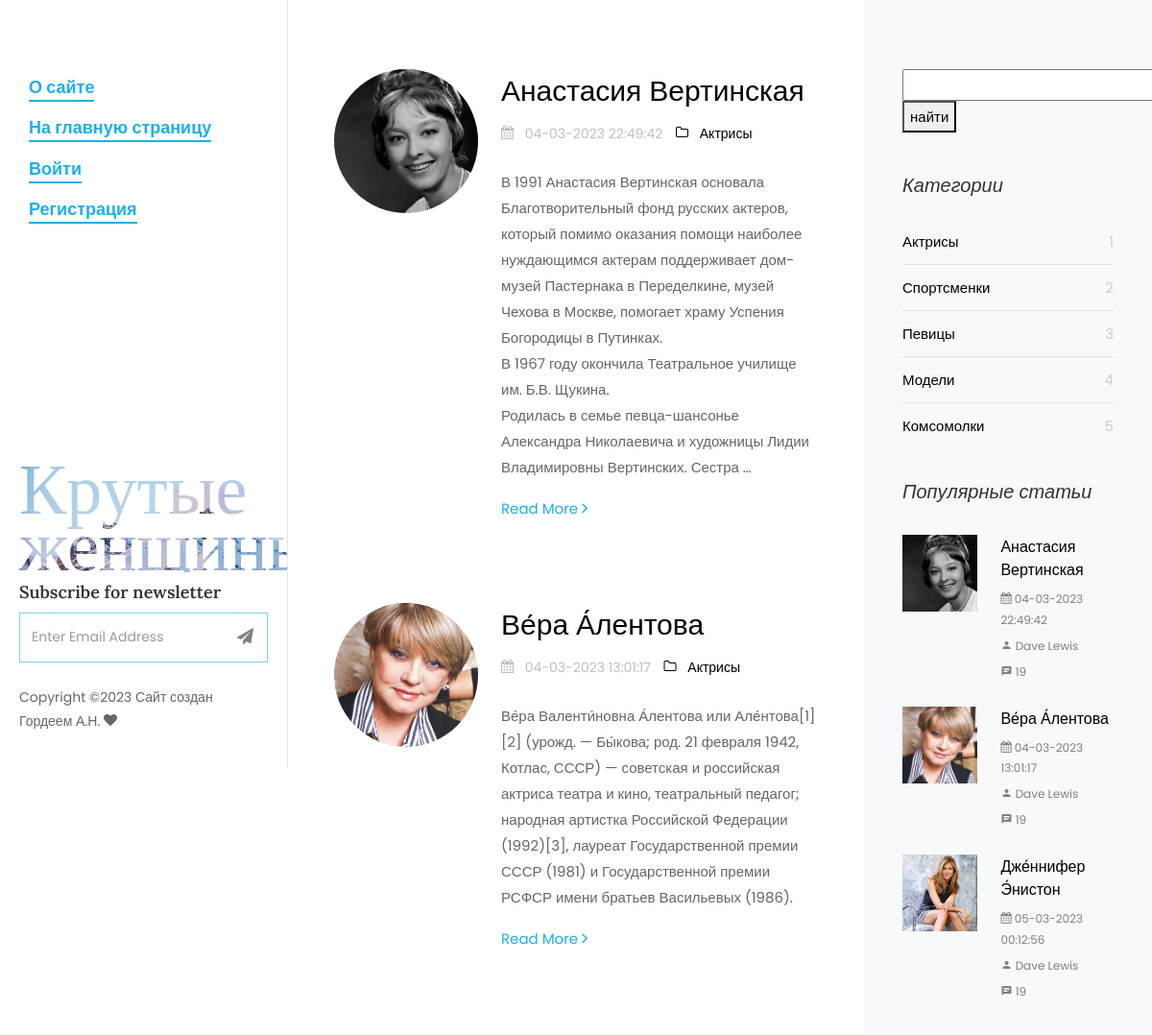
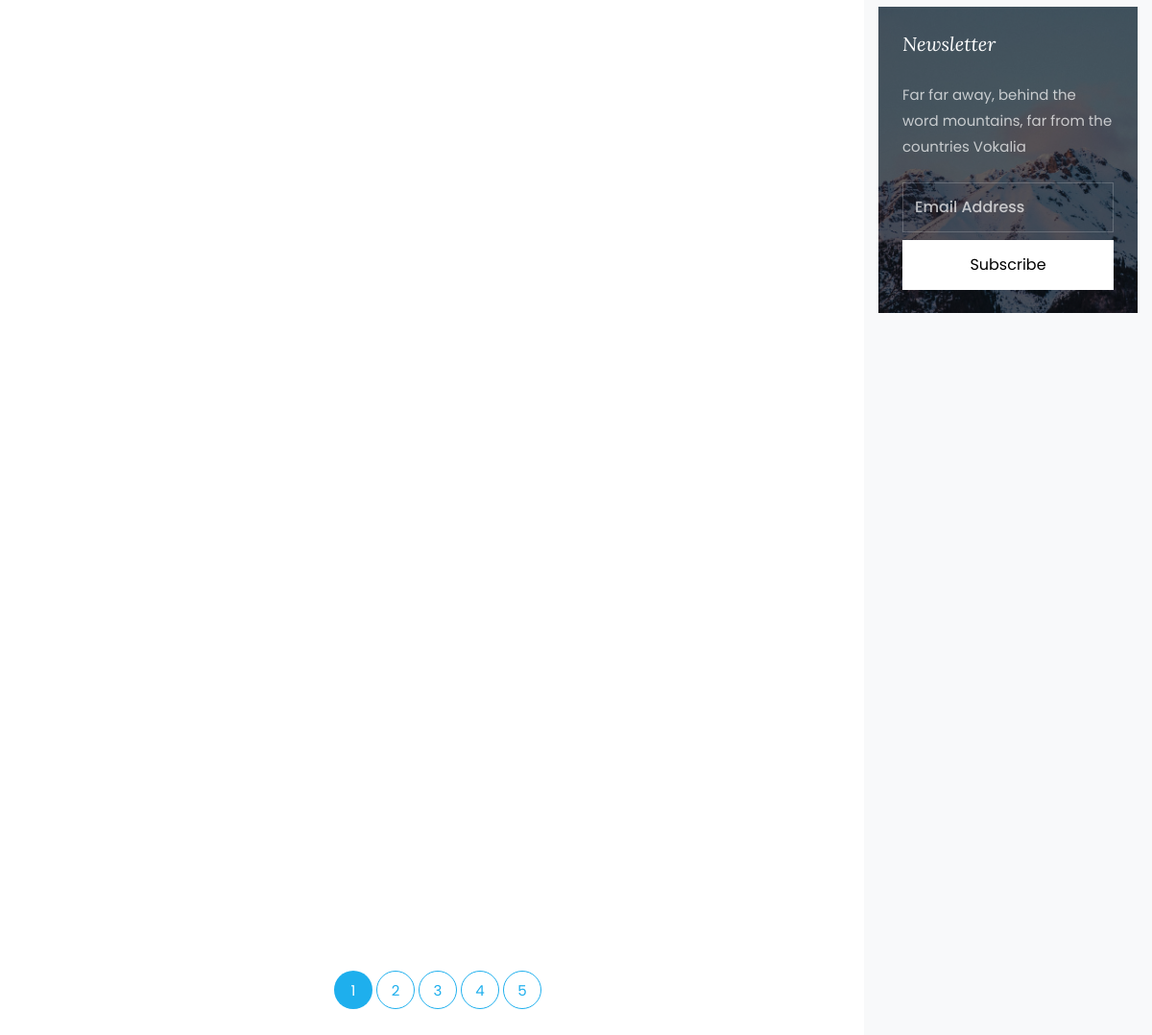
The page / on the database its author committed (2 pictures, top to bottom).
### women/models.py (models this page shows, shortened)
class Women(models.Model):
    objects = None
    title = models.CharField(max_length=255, verbose_name='Заголовок')
    content = models.TextField(blank=True)
    photo = models.ImageField(upload_to="photos/%Y/%m/%d/")
    time_create = models.DateTimeField(auto_now_add=True)
    slug = models.SlugField(max_length=250, unique= True, db_index= True, verbose_name= "URL")
    time_update = models.DateTimeField(auto_now=True)
    is_published = models.BooleanField(default=True)
    cat = models.ForeignKey('Category', on_delete=models.PROTECT, )
    class Meta:
        verbose_name_plural = 'Известные женщины'
        ordering = ('cat', 'title')

class Category(models.Model):
    name = models.CharField(max_length=100, db_index=True)
    slug = models.SlugField(max_length=250, unique=True, db_index=True, verbose_name='URL')
    class Meta:
        verbose_name_plural = 'Категории'

### women/views.py (the view)
# urls.py: urlpatterns = [path('', WomenHome.as_view(), name='home'),
class WomenHome( DataMixin, ListView):
    paginate_by = 4
    model = Women
    template_name = 'women/index.html'
    context_object_name = 'post'
    def get_context_data(self, *, object_list=None, **kwargs):
        context = super().get_context_data(**kwargs)
        context['last_act'] = Women.objects.filter(cat__pk=1).order_by("-id")[0:5]
        context['last_sport'] = Women.objects.filter(cat__pk=2).order_by("-id")[0:5]
        context['last_sing'] = Women.objects.filter(cat__pk=3).order_by("-id")[0:5]
        context['last_mode'] = Women.objects.filter(cat__pk=3).order_by("-id")[0:5]
        context['last_all'] = Women.objects.filter().order_by("-id")[0:5]
        context['cats'] = Category.objects.all()
        context['menu'] = menu
        context['all'] = Women.objects.all()
        return context

### women/templates/women/index.html (shortened to what this page needs)
{% load static %}
<!DOCTYPE html>
<html lang="en">
  <head>
    <link rel="stylesheet" href="{% static 'css/open-iconic-bootstrap.min.css' %}">
    <link rel="stylesheet" href="{% static 'css/animate.css' %}">
    <link rel="stylesheet" href="{% static 'css/owl.carousel.min.css' %}">
    <link rel="stylesheet" href="{% static 'css/owl.theme.default.min.css' %}">
    <link rel="stylesheet" href="{% static 'css/magnific-popup.css' %}">
    <link rel="stylesheet" href="{% static 'css/aos.css' %}">
    <link rel="stylesheet" href="{% static 'css/ionicons.min.css' %}">
    <link rel="stylesheet" href="{% static 'css/bootstrap-datepicker.css' %}">
    <link rel="stylesheet" href="{% static 'css/jquery.timepicker.css' %}">
    <link rel="stylesheet" href="{%  static 'css/flaticon.css' %}">
    <link rel="stylesheet" href="{% static 'css/icomoon.css' %}">
    <link rel="stylesheet" href="{% static 'css/style.css' %}">
  </head>
  <body>
	{% include 'women/side-header.html' %}
		<div id="colorlib-main">
			<section class="ftco-section ftco-no-pt ftco-no-pb">
	    	<div class="container">
	    		<div class="row d-flex">
	    			<div class="col-xl-8 py-5 px-md-5">
						{% for p in post %}
	    				<div class="row pt-md-4">
			    			<div class="col-md-12">
									<div class="blog-entry ftco-animate d-md-flex">
										<a href=" {% url 'post' p.slug %} " class="img img-2"
										   style="background-image: url('{{ p.photo.url }}');"> </a>
										<div class="text text-2 pl-md-4">
				              <h3 class="mb-2"><a href="{% url 'post' p.slug %}"> {{ p.title }} </a></h3>
				              <div class="meta-wrap">
												<p class="meta">
				              		<span><i class="icon-calendar mr-2"></i> {{p.time_update|date:'d-m-Y H:i:s' }} </span>
				              		<span><a href="{% url 'category' p.cat.slug %} "><i class="icon-folder-o mr-2"></i> {{ p.cat.name }}</a></span>
				              	</p>
			              	</div>
				              <p class="mb-4"> {{ p.content | linebreaks | truncatewords:50 }}</p>
				              <p><a href=" {% url 'post' p.slug %} " class="btn-custom">Read More <span class="ion-ios-arrow-forward"></span></a></p>
				            </div>
									</div>
								</div>
			    		</div>
						{% endfor %}
			    		<div class="row">
			          <div class="col">
			            <div class="block-27">
			              <ul>{% if page_obj.has_other_pages  %}
							  {% for p in paginator.page_range %}
							  {%  if page_obj.number == p %}
							  <li class="active"><span> {{ p }}</span></li>
						  	{% else %}
			                <li><a href="?page= {{ p }}">{{ p }}</a></li>
								{% endif %}
							  	{% endfor %}
								{% endif %}
			              </ul>
			            </div>
			          </div>
			        </div>
			    	</div>
	    			{% include 'women/left-header.html' %}
							<div class="sidebar-box subs-wrap img py-4" style="background-image: url('../static/images/bg_1.jpg');">
								<div class="overlay"></div>
								<h3 class="mb-4 sidebar-heading">Newsletter</h3>
								<p class="mb-4">Far far away, behind the word mountains, far from the countries Vokalia</p>
	              <form action="#" class="subscribe-form">
	                <div class="form-group">
	                  <input type="text" class="form-control" placeholder="Email Address">
	                  <input type="submit" value="Subscribe" class="mt-2 btn btn-white submit">
	                </div>
	              </form>
	            </div>
	          </div>
	    		</div>
	    	</div>
	    </section>
		</div>
	</div>
  </body>
</html>

### women/templates/women/left-header.html
{% load static %}
<div class="col-xl-4 sidebar ftco-animate bg-light pt-5">
	            <div class="sidebar-box pt-md-4">
					<form action="{% url 'search' %} method='GET">
						<input type="text" name="q" >
						<button>	 найти		</button>
					</form>
	            </div>
	            <div class="sidebar-box ftco-animate">
	            	<h3 class="sidebar-heading">Категории </h3>
	              <ul class="categories">
					{% for cat in cats %}
	                <li><a href=" {% url 'category' cat.slug %}"> {{ cat.name }}
						<span> {{ cat.pk }} </span></a></li>
					  {% endfor %}
	              </ul>
	            </div>
	            <div class="sidebar-box ftco-animate">
	              <h3 class="sidebar-heading">Популярные статьи </h3>
					{% for p in post|slice:":3" %}
	              <div class="block-21 mb-4 d-flex">
	                <a class="blog-img mr-4"  style="background-image: url('{{ p.photo.url }}');"></a>
	                <div class="text">
	                  <h3 class="heading"><a href="#">{{ p.title }}</a></h3>
	                  <div class="meta">
	                    <div><a href="#"><span class="icon-calendar"></span> {{p.time_update|date:'d-m-Y H:i:s' }} </a></div>
	                    <div><a href="#"><span class="icon-person"></span> Dave Lewis</a></div>
	                    <div><a href="#"><span class="icon-chat"></span> 19</a></div>
	                  </div>
	                </div>
	              </div>
					{% endfor %}
	            </div>

### women/static/css/icomoon.css (style rules this page uses)
[class^="icon-"], [class*=" icon-"] { font-family: 'icomoon' !important; speak: none; font-style: normal; font-weight: normal; font-variant: normal; text-transform: none; line-height: 1; -webkit-font-smoothing: antialiased; -moz-osx-font-smoothing: grayscale; }
.icon-calendar:before { content: "\f073"; }
.icon-folder-o:before { content: "\f114"; }
.icon-chat:before { content: "\e0b7"; }
.icon-person:before { content: "\e7fd"; }

### rows shown on the page
Women: photo (picture), title "Анастасия Вертинская", time_update "04-03-2023 22:49:42", cat.name "Актрисы", content "В 1991 Анастасия Вертинская основала Благотворительный фонд русских актеров, который помимо оказания помощи наиболее нуждающимся актерам поддерживает дом-музей Пастернака в Переделкине, музей Чехова в Москве, помогает храму Успения Богородицы в Путинках. В 1967 году окончила Театральное училище им. Б.В. Щукина. Родилась в семье певца-шансонье Александра Николаевича и художницы Лидии Владимировны Вертинских. Сестра …"
Women: photo (picture), title "Ве́ра А́лентова", time_update "04-03-2023 13:01:17", cat.name "Актрисы", content "Ве́ра Валенти́новна А́лентова или Але́нтова[1][2] (урожд. — Бы́кова; род. 21 февраля 1942, Котлас, СССР) — советская и российская актриса театра и кино, театральный педагог; народная артистка Российской Федерации (1992)[3], лауреат Государственной премии СССР (1981) и Государственной премии РСФСР имени братьев Васильевых (1986)."
Category: name "Актрисы", pk "1"
Category: name "Спортсменки", pk "2"
Category: name "Певицы", pk "3"
Category: name "Модели", pk "4"
Category: name "Комсомолки", pk "5"
Women: photo (picture), title "Дже́ннифер Э́нистон", time_update "05-03-2023 00:12:56"

### other values the page prints
{{ m.title }} "О сайте" "На главную страницу" "Войти" "Регистрация"
{{ p }} "1"
{{ p }} "2" "3" "4" "5"
